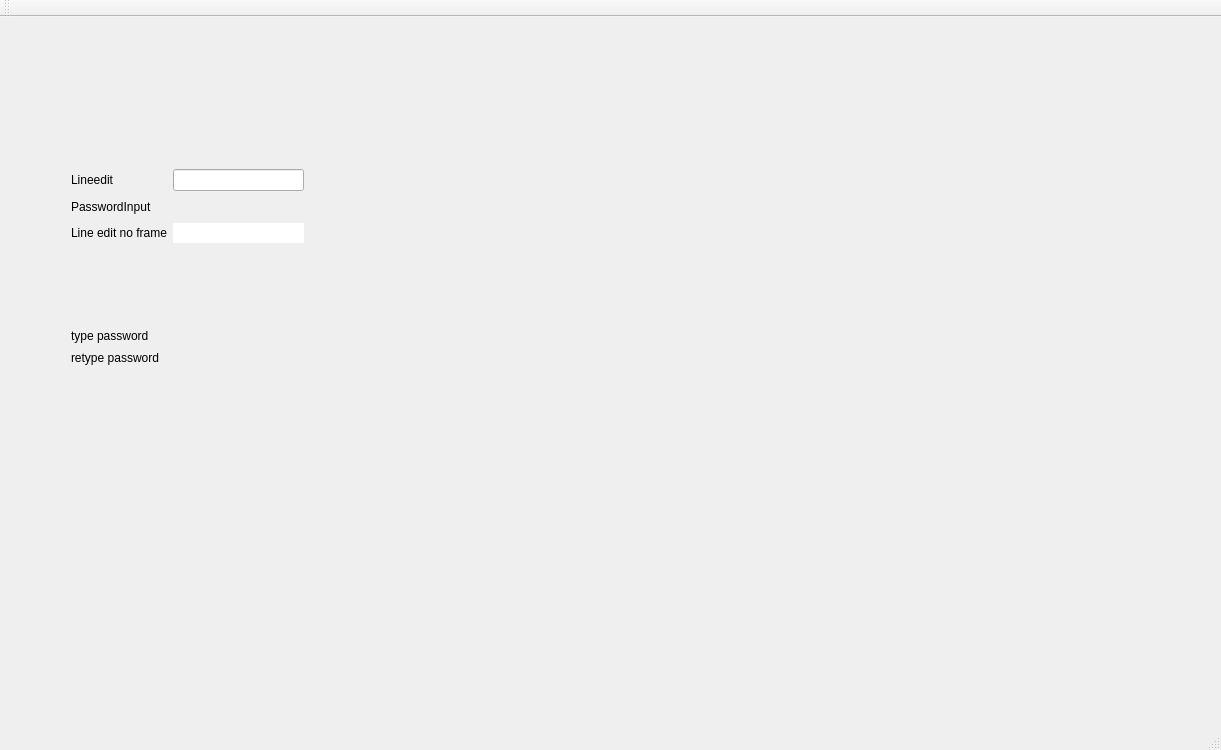
<?xml version="1.0" encoding="UTF-8"?>
<ui version="4.0">
 <class>MainWindow</class>
 <widget class="QMainWindow" name="MainWindow">
  <property name="geometry">
   <rect>
    <x>0</x>
    <y>0</y>
    <width>1221</width>
    <height>750</height>
   </rect>
  </property>
  <property name="windowTitle">
   <string>MainWindow</string>
  </property>
  <widget class="QWidget" name="centralWidget">
   <widget class="QWidget" name="layoutWidget">
    <property name="geometry">
     <rect>
      <x>60</x>
      <y>141</y>
      <width>255</width>
      <height>96</height>
     </rect>
    </property>
    <layout class="QGridLayout" name="gridLayout">
     <item row="0" column="0">
      <widget class="QLabel" name="labellineedit">
       <property name="text">
        <string>Lineedit</string>
       </property>
      </widget>
     </item>
     <item row="0" column="1">
      <widget class="QLineEdit" name="lineEdit"/>
     </item>
     <item row="1" column="0">
      <widget class="QLabel" name="label_pwinput">
       <property name="text">
        <string>PasswordInput</string>
       </property>
      </widget>
     </item>
     <item row="2" column="0">
      <widget class="QLabel" name="label">
       <property name="text">
        <string>Line edit no frame</string>
       </property>
      </widget>
     </item>
     <item row="2" column="1">
      <widget class="QLineEdit" name="lineEdit_2">
       <property name="frame">
        <bool>false</bool>
       </property>
      </widget>
     </item>
    </layout>
   </widget>
   <widget class="QWidget" name="">
    <property name="geometry">
     <rect>
      <x>60</x>
      <y>300</y>
      <width>381</width>
      <height>60</height>
     </rect>
    </property>
    <layout class="QGridLayout" name="gridLayout_2">
     <item row="0" column="0">
      <widget class="QLabel" name="type_pw_label">
       <property name="text">
        <string>type password</string>
       </property>
      </widget>
     </item>
     <item row="0" column="1">
      <widget class="QsPasswordInput" name="type_pw_input"/>
     </item>
     <item row="1" column="0">
      <widget class="QLabel" name="retype_pw_label">
       <property name="text">
        <string>retype password</string>
       </property>
      </widget>
     </item>
     <item row="1" column="1">
      <widget class="QsPasswordInput" name="retype_pw_input"/>
     </item>
    </layout>
   </widget>
  </widget>
  <widget class="QMenuBar" name="menuBar">
   <property name="geometry">
    <rect>
     <x>0</x>
     <y>0</y>
     <width>1221</width>
     <height>23</height>
    </rect>
   </property>
  </widget>
  <widget class="QToolBar" name="mainToolBar">
   <attribute name="toolBarArea">
    <enum>TopToolBarArea</enum>
   </attribute>
   <attribute name="toolBarBreak">
    <bool>false</bool>
   </attribute>
  </widget>
  <widget class="QStatusBar" name="statusBar"/>
 </widget>
 <layoutdefault spacing="6" margin="11"/>
 <customwidgets>
  <customwidget>
   <class>QsPasswordInput</class>
   <extends>QWidget</extends>
   <header>QsPasswordInput.h</header>
  </customwidget>
 </customwidgets>
 <resources/>
 <connections/>
</ui>
